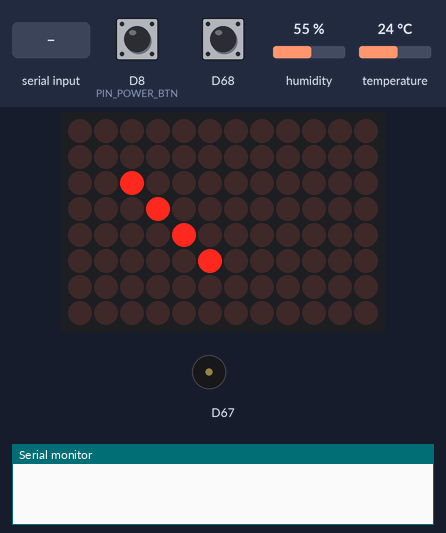
Simulated run of this sketch. Board: Arduino Uno R4 WiFi. On the bench: 12×8 LED matrix, buzzer (waves = sounding), the last lines printed to the serial monitor. The test bench sets the inputs (shaded band); at power-on: D8 (PIN_POWER_BTN) HIGH, D68 HIGH, humidity 55 %, temperature 24 °C.

Above: at 1.2 s.
1.3 s: D8 (PIN_POWER_BTN) pulled LOW for 0.15 s
At 1.8 s:
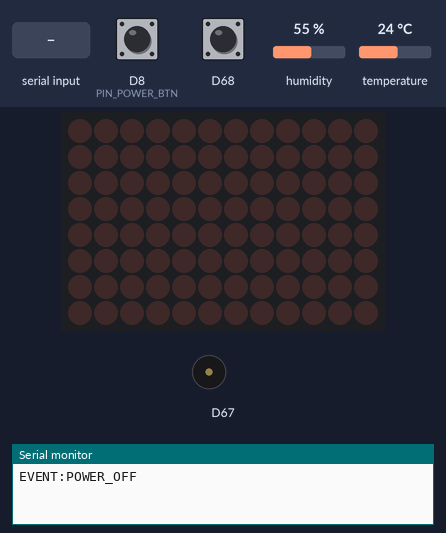
2.9 s: D8 (PIN_POWER_BTN) pulled LOW for 1 s
At 5.1 s:
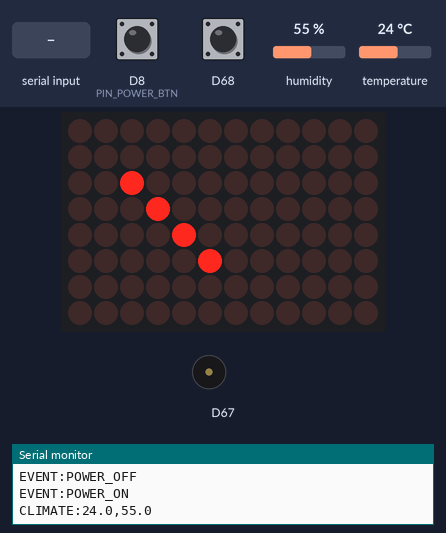
5.4 s: "ZONE:\n" received over Serial
At 6.6 s:
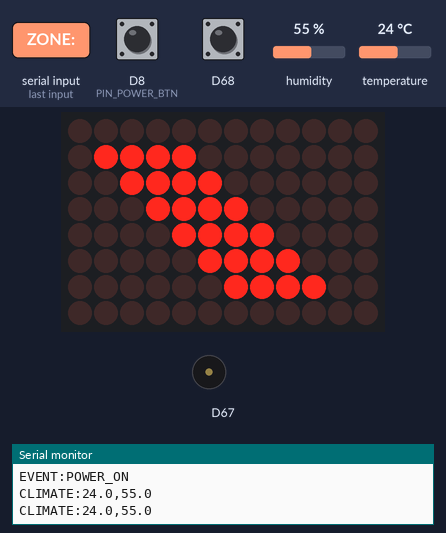
6.9 s: "PROG:90\n" received over Serial
At 7.7 s:
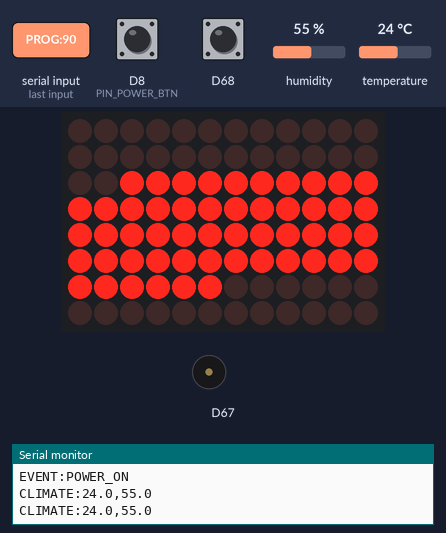
8.4 s: "ALERT:WATER\n" received over Serial
At 8.5 s:
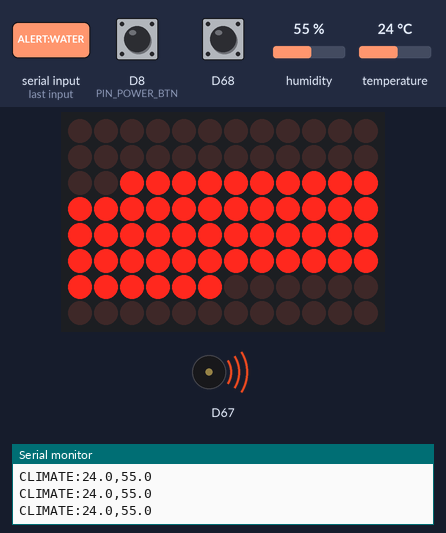
Timing chart, 0 to 16.1 s (numbered marks = the images above; inputs shaded):
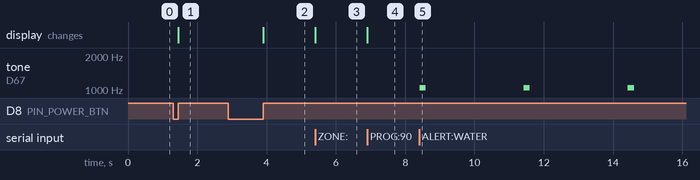

Measured:
- after the input at 1.3 s, the display: changes after 0.16 s (image 1)
- after the input at 2.9 s, the display: changes after 1.0 s (image 2)
- after the input at 5.4 s, the display: changes at once (image 3)
- after the input at 6.9 s, the display: changes at once (image 4)
- after the input at 8.4 s, tone on D67: alternates 1047 Hz for 0.18 s and silent for 2.8 s, starting at once

The sketch:

mcu_firmware.ino
```cpp
#include <Arduino_Modulino.h>
#include <Arduino_LED_Matrix.h>

ArduinoLEDMatrix matrix;

ModulinoKnob knob;
ModulinoThermo thermo;
ModulinoBuzzer buzzer;

// Momentary push-button wired between D8 and GND (internal pull-up enabled).
// D8 is a free GPIO (PB4 / TIM3_CH1) and is not shared with UART, SPI, or I2C.
const int PIN_POWER_BTN = 8;

const unsigned long KNOB_LONG_PRESS_MS  = 1500;
const unsigned long CLIMATE_INTERVAL_MS = 2000;
const unsigned long ALARM_INTERVAL_MS   = 3000;
const unsigned long POWER_DEBOUNCE_MS   = 60;

const unsigned int WATER_ALARM_FREQ_HZ = 1047;  // C6
const unsigned int WATER_ALARM_BEEP_MS = 180;

bool systemOn = true;
bool waterAlarm = false;

unsigned long knobPressTime = 0;
bool knobWasDown = false;
bool knobLongFired = false;
unsigned long lastSensorPush = 0;
unsigned long lastAlarmBeep = 0;

bool powerWasDown = false;
unsigned long powerDownTime = 0;

uint8_t frame[8][13] = {{0}};

void renderFrame() {
  matrix.renderBitmap(frame, 8, 13);
}

void clearMatrix() {
  memset(frame, 0, sizeof(frame));
  renderFrame();
}

void highlightZoneOnMatrix(int zoneIdx) {
  memset(frame, 0, sizeof(frame));
  int startCol = (zoneIdx % 3) * 4;
  for (int r = 1; r < 7; r++) {
    for (int c = startCol; c < startCol + 4 && c < 13; c++) {
      frame[r][c] = 1;
    }
  }
  renderFrame();
}

void drawProgress(int cols) {
  memset(frame, 0, sizeof(frame));
  for (int r = 2; r < 6; r++) {
    for (int c = 0; c < cols && c < 13; c++) {
      frame[r][c] = 1;
    }
  }
  renderFrame();
}

// ---------------------------------------------------------------- water alert

void startWaterAlarm() {
  waterAlarm = true;
  lastAlarmBeep = millis() - ALARM_INTERVAL_MS;  // beep immediately
}

void stopWaterAlarm() {
  waterAlarm = false;
  buzzer.noTone();
}

void serviceWaterAlarm() {
  if (!waterAlarm) {
    return;
  }
  unsigned long now = millis();
  if (now - lastAlarmBeep >= ALARM_INTERVAL_MS) {
    buzzer.tone(WATER_ALARM_FREQ_HZ, WATER_ALARM_BEEP_MS);
    lastAlarmBeep = now;
  }
}

// --------------------------------------------------------------- power button

void flushSerialInput() {
  while (Serial.available() > 0) {
    Serial.read();
  }
}

void setSystemPower(bool on) {
  if (systemOn == on) {
    return;
  }
  systemOn = on;
  flushSerialInput();

  if (systemOn) {
    Serial.println("EVENT:POWER_ON");
    drawProgress(1);
  } else {
    stopWaterAlarm();
    clearMatrix();
    Serial.println("EVENT:POWER_OFF");
  }
}

void handlePowerButton() {
  bool down = (digitalRead(PIN_POWER_BTN) == LOW);
  unsigned long now = millis();

  if (down && !powerWasDown) {
    powerDownTime = now;
  } else if (!down && powerWasDown && (now - powerDownTime) >= POWER_DEBOUNCE_MS) {
    setSystemPower(!systemOn);
  }
  powerWasDown = down;
}

// ----------------------------------------------------------------- modulino IO

void handleKnob() {
  int8_t direction = knob.getDirection();
  if (direction > 0) {
    Serial.println("EVENT:KNOB_RIGHT");
  } else if (direction < 0) {
    Serial.println("EVENT:KNOB_LEFT");
  }

  bool down = knob.isPressed();
  unsigned long now = millis();

  if (down && !knobWasDown) {
    knobPressTime = now;
    knobLongFired = false;
  }

  if (down && !knobLongFired && (now - knobPressTime >= KNOB_LONG_PRESS_MS)) {
    Serial.println("EVENT:LONG_PRESS_DEMO");
    knobLongFired = true;
  }

  if (!down && knobWasDown && !knobLongFired && (now - knobPressTime >= 50)) {
    Serial.println("EVENT:CLICK");
  }

  // Acknowledge a watering alert locally by pressing the knob.
  if (down && waterAlarm) {
    stopWaterAlarm();
  }

  knobWasDown = down;
}

void pushClimate() {
  unsigned long now = millis();
  if (now - lastSensorPush < CLIMATE_INTERVAL_MS) {
    return;
  }

  float temp = thermo.getTemperature();
  float hum  = thermo.getHumidity();
  if (isnan(temp) || isnan(hum)) {
    temp = 22.5;
    hum = 55.0;
  }

  Serial.print("CLIMATE:");
  Serial.print(temp, 1);
  Serial.print(",");
  Serial.println(hum, 1);
  lastSensorPush = now;
}

void handleSerialCommands() {
  if (Serial.available() <= 0) {
    return;
  }

  String cmd = Serial.readStringUntil('\n');
  cmd.trim();

  if (cmd.startsWith("ZONE:")) {
    highlightZoneOnMatrix(cmd.substring(5).toInt());
  } else if (cmd.startsWith("PROG:")) {
    drawProgress(cmd.substring(5).toInt());
  } else if (cmd == "ALERT:WATER") {
    startWaterAlarm();
  } else if (cmd == "ALERT:CLEAR" || cmd == "ALERT:OK") {
    stopWaterAlarm();
  }
}

void setup() {
  Serial.begin(115200);
  matrix.begin();

  pinMode(PIN_POWER_BTN, INPUT_PULLUP);

  Modulino.begin();  // defaults to Wire1 on UNO Q
  if (!knob.begin()) {
    Serial.println("WARN:KNOB_MISSING");
  }
  if (!thermo.begin()) {
    Serial.println("WARN:THERMO_MISSING");
  }
  if (!buzzer.begin()) {
    Serial.println("WARN:BUZZER_MISSING");
  }

  drawProgress(1);
}

void loop() {
  // Power button is always polled so the system can be switched back on.
  handlePowerButton();

  if (systemOn) {
    handleKnob();
    serviceWaterAlarm();
    pushClimate();
    handleSerialCommands();
  }

  delay(10);  // keep the I2C bus free for the Modulino modules
}
```
